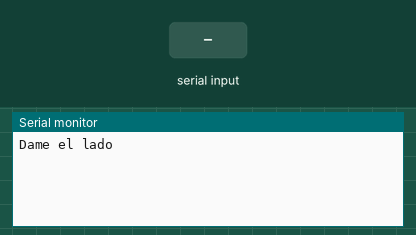
This sketch was run on a simulated Arduino Uno, built with avr-gcc and run on an emulated ATmega328P. Shown: the last lines printed to the serial monitor. The inputs (shaded band) are chosen by the test bench.

Above: at 1.2 s.
1.3 s: "90,45\n" received over Serial
At 2.01 s:
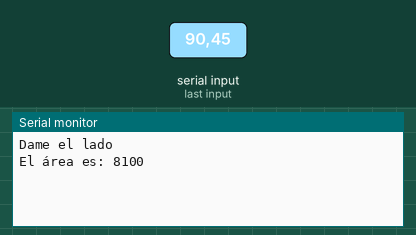
3.3 s: "30,150\n" received over Serial
At 4.5 s:
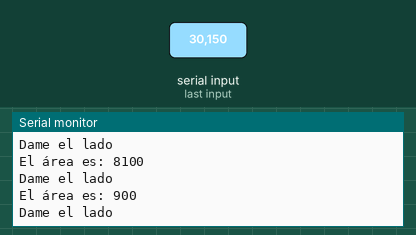

Measured:
- after the input at 1.3 s, the serial monitor: prints a new line after 0.55 s (image 1)
- after the input at 3.3 s, the serial monitor: prints a new line after 0.50 s (image 2)

The sketch:

AreaCuadrado.ino
```cpp
enum ESTADOS {
  PEDIR_LADO,
  ESPERAR_LADO,
  CALCULAR_AREA,
  IMPRIMIR_AREA,
  REINICIAR
};

int estado;

int lado;
String temporal;

void setup() {
  Serial.begin(9600);
  Serial.setTimeout(250);
  estado = 0;
}


void loop() {

  switch (estado) {
    case PEDIR_LADO:
      Serial.println("Dame el lado");
      estado++;
      break;
    case ESPERAR_LADO:
      if(Serial.available()>0){
        temporal = Serial.readString();
        lado = temporal.toInt();
        estado++;
        }
      break;
    case CALCULAR_AREA:
      lado = lado * lado;
      estado++;
      break;
    case IMPRIMIR_AREA:
      Serial.println("El área es: " + String(lado));
      estado++;
      break;
    case REINICIAR:
      estado = 0;
      break;
  }

  //Serial.println("Se repite la revisión de la máquina");

  delay(100);

}
```
